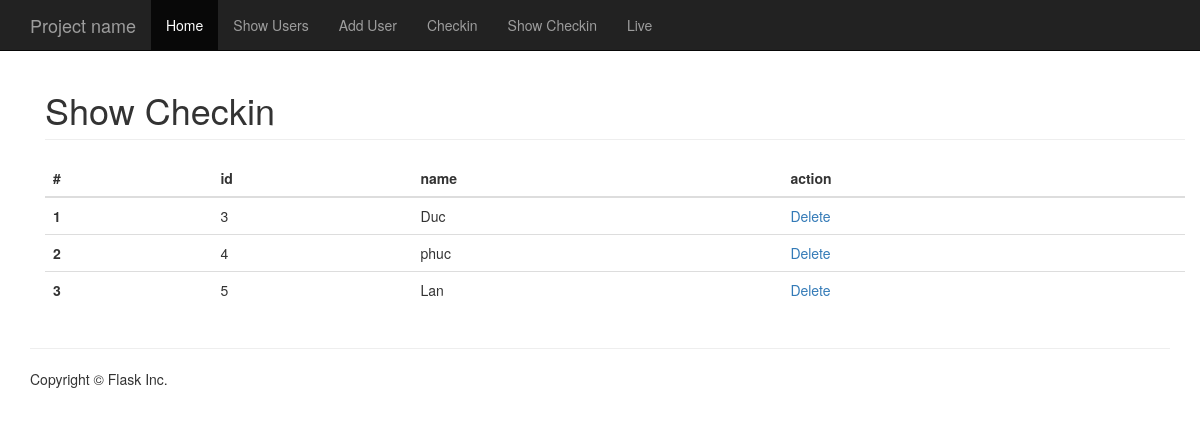
/users, run on an earlier commit of the app's database.
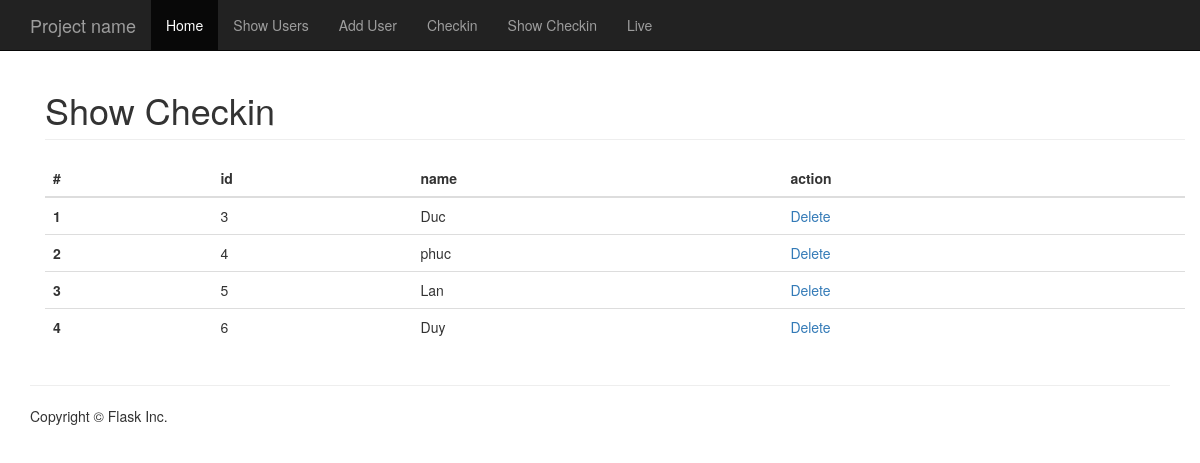
And on a later commit of the database.
### app/models.py (models this page shows, shortened)
class User(db.Model):
    __tablename__ = 'users'
    id = db.Column(db.Integer, primary_key = True)
    name = db.Column(db.String(255))

### app/views.py (the view)
@app.route('/users')
def show_users():
    users = db.session.query(User).all()
    return render_template('show_users.html', users=users)

### app/templates/show_users.html (shortened to what this page needs)
{% extends 'base.html' %}
{% block main %}
<div class="container">
  <h1 class="page-header">Show Checkin</h1>
    <table class="table">
  <thead>
    <tr>
      <th scope="col">#</th>
      <th scope="col">id</th>
      <th scope="col">name</th>
      <th scope="col">action</th>
    </tr>
  </thead>
  <tbody>
  {% for i in range(users| length) %}
    <tr>
      <th scope="row">{{ i+1 }}</th>
      <td>{{ users[i].id }}</td>
      <td>{{ users[i].name }}</td>
      <td><a href="./remove/user/{{ users[i].id }}">Delete</a></td>
    </tr>
    {% endfor %}
  </tbody>
</table>
</div>
{% endblock %}

### app/templates/base.html (shortened to what this page needs)
<!DOCTYPE html>
<html lang="en">
  <head>
    <link href="/static/css/bootstrap.min.css" rel="stylesheet">
    <link rel="stylesheet" href="/static/css/app.css">
  </head>
  <body>
    <header>
        {% include "header.html" %}
    </header>
    <main>
        <div class="container">
            {% block main %}{% endblock %}
        </div>
    </main>
    <footer>
        <div class="container">
            {% include "footer.html" %}
        </div>
    </footer>
  </body>
</html>

### app/templates/header.html (shortened to what this page needs)
<nav class="navbar navbar-inverse navbar-fixed-top">
      <div class="container">
        <div class="navbar-header">
          <a class="navbar-brand" href="#">Project name</a>
        </div>
        <div id="navbar" class="collapse navbar-collapse">
          <ul class="nav navbar-nav">
            <li class="active"><a href="{{ url_for('home') }}">Home</a></li>
            <li><a href="{{ url_for('show_users') }}">Show Users</a></li>
            <li><a href="{{ url_for('add_user') }}">Add User</a></li>
            <li><a href="{{ url_for('checkin') }}">Checkin</a></li>
            <li><a href="{{ url_for('show_checkin') }}">Show Checkin</a></li>
            <li><a href="{{ url_for('live') }}">Live</a></li>
          </ul>
        </div>
      </div>
</nav>

### app/templates/footer.html
<hr>
<p>Copyright &copy; Flask Inc.</p>

### app/static/css/app.css (style rules this page uses)
body { padding-top: 50px; }

What changed in the data, as far as the page shows it:
added User: id "6", name "Duy"
Also different on the page:
new list line: "4 Delete"
